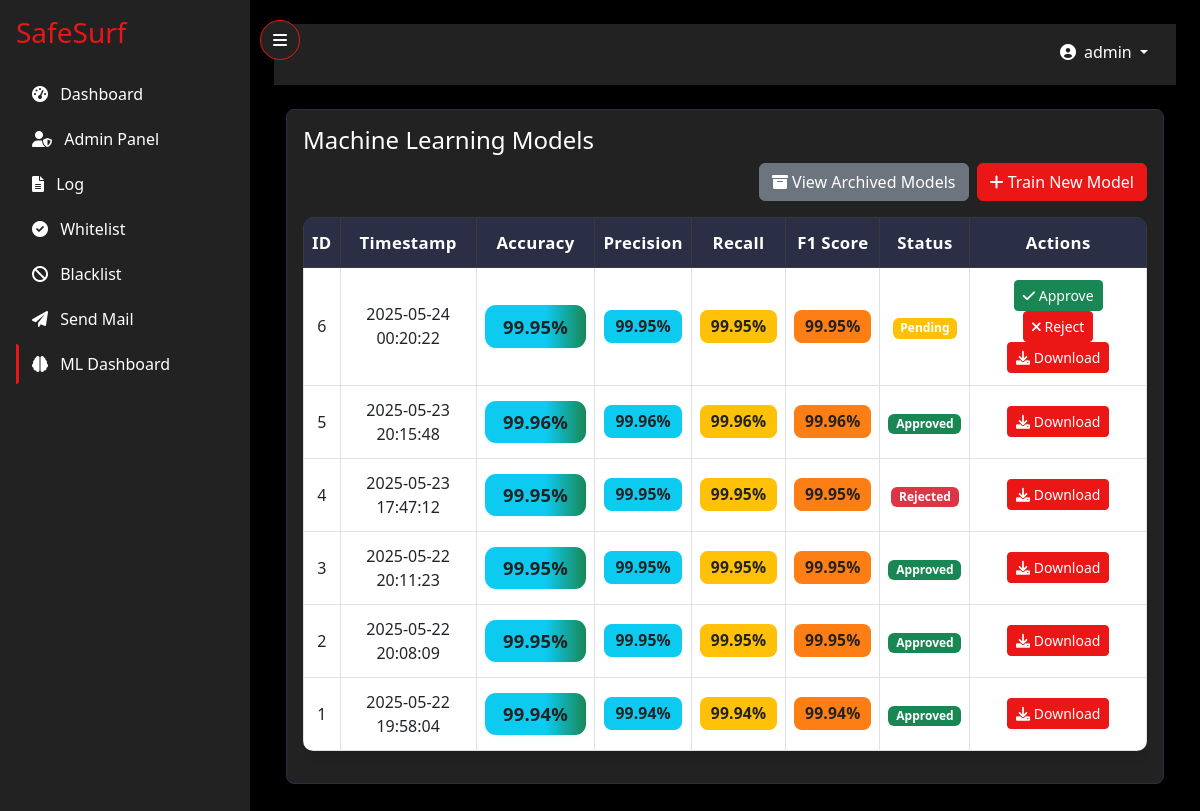
The app's page /ml/dashboard (signed in) with its own data.
### app.py (models this page shows, shortened)
class User(UserMixin, db.Model):
    __tablename__ = 'users'  # Explicitly set table name
    id = db.Column(db.Integer, primary_key=True)
    username = db.Column(db.String(80), unique=True, nullable=False)
    email = db.Column(db.String(120), unique=True, nullable=False)
    password_hash = db.Column(db.String(120))
    is_admin = db.Column(db.Boolean, default=False)
    created_at = db.Column(db.DateTime, default=datetime.utcnow)
    last_login = db.Column(db.DateTime, nullable=True)

class MLModel(db.Model):
    __tablename__ = 'ml_models'  # Explicitly set table name
    id = db.Column(db.Integer, primary_key=True)
    model_path = db.Column(db.String(200), nullable=False)
    accuracy = db.Column(db.Float, nullable=False)
    timestamp = db.Column(db.DateTime, default=datetime.utcnow)
    status = db.Column(db.String(20), default='pending')  # pending, approved, rejected
    metrics = db.Column(db.Text)  # Store classification report as JSON

### app.py (the view)
@app.route('/ml/dashboard')
@login_required
def ml_dashboard():
    if not current_user.is_admin:
        flash('Access denied. Admin privileges required.')
        return redirect(url_for('dashboard'))
    models = MLModel.query.order_by(MLModel.timestamp.desc()).all()
    for model in models:
        try:
            model.metrics_dict = json.loads(model.metrics) if model.metrics else {}
        except Exception:
            model.metrics_dict = {}
    return render_template('ml_dashboard.html', models=models)

### app.py (called while the page is built)
@login_manager.user_loader
def load_user(user_id):
    return User.query.get(int(user_id))

### templates/ml_dashboard.html (shortened to what this page needs)
{% extends "base.html" %}
{% block content %}
<div class="container-fluid">
    <div class="row mb-4">
        <div class="col-12">
            <div class="card">
                <div class="card-body">
                    <h4 class="card-title">Machine Learning Models</h4>
                    <div class="d-flex justify-content-end mb-3">
                        <a href="{{ url_for('archived_models') }}" class="btn btn-secondary me-2">
                            <i class="fas fa-archive"></i> View Archived Models
                        </a>
                        <a href="{{ url_for('train_model') }}" class="btn btn-primary">
                            <i class="fas fa-plus"></i> Train New Model
                        </a>
                    </div>
                    <div class="table-responsive">
                        <table class="table table-bordered table-hover table-ml align-middle">
                            <thead class="table-dark">
                                <tr>
                                    <th>ID</th>
                                    <th>Timestamp</th>
                                    <th>Accuracy</th>
                                    <th title="Macro Average Precision">Precision</th>
                                    <th title="Macro Average Recall">Recall</th>
                                    <th title="Macro Average F1 Score">F1 Score</th>
                                    <th>Status</th>
                                    <th>Actions</th>
                                </tr>
                            </thead>
                            <tbody>
                                {% for model in models %}
                                {% set metrics_dict = model.metrics_dict %}
                                <tr>
                                    <td>{{ model.id }}</td>
                                    <td>{{ model.timestamp.strftime('%Y-%m-%d %H:%M:%S') }}</td>
                                    <td><span class="accuracy-badge">{{ "%.2f"|format(model.accuracy * 100) }}%</span></td>
                                    <td>
                                        {% if metrics_dict.get('macro avg') %}
                                            <span class="metric-badge metric-badge-precision" title="Precision">{{ "%.2f"|format(metrics_dict['macro avg'].get('precision', 0) * 100) }}%</span>
                                        {% else %}-{% endif %}
                                    </td>
                                    <td>
                                        {% if metrics_dict.get('macro avg') %}
                                            <span class="metric-badge metric-badge-recall" title="Recall">{{ "%.2f"|format(metrics_dict['macro avg'].get('recall', 0) * 100) }}%</span>
                                        {% else %}-{% endif %}
                                    </td>
                                    <td>
                                        {% if metrics_dict.get('macro avg') %}
                                            <span class="metric-badge metric-badge-f1" title="F1 Score">{{ "%.2f"|format(metrics_dict['macro avg'].get('f1-score', 0) * 100) }}%</span>
                                        {% else %}-{% endif %}
                                    </td>
                                    <td>
                                        {% if model.status == 'pending' %}
                                            <span class="badge bg-warning">Pending</span>
                                        {% elif model.status == 'approved' %}
                                            <span class="badge bg-success">Approved</span>
                                        {% else %}
                                            <span class="badge bg-danger">Rejected</span>
                                        {% endif %}
                                    </td>
                                    <td>
                                        {% if model.status == 'pending' %}
                                            <a href="{{ url_for('approve_model', model_id=model.id) }}" class="btn btn-success btn-sm">
                                                <i class="fas fa-check"></i> Approve
                                            </a>
                                            <a href="{{ url_for('reject_model', model_id=model.id) }}" class="btn btn-danger btn-sm">
                                                <i class="fas fa-times"></i> Reject
                                            </a>
                                        {% endif %}
                                        <a href="{{ url_for('download_model', model_id=model.id) }}" class="btn btn-primary btn-sm">
                                            <i class="fas fa-download"></i> Download
                                        </a>
                                    </td>
                                </tr>
                                {% endfor %}
                            </tbody>
                        </table>
                    </div>
                </div>
            </div>
        </div>
    </div>
</div>
{% endblock %}

### templates/base.html (shortened to what this page needs)
<!DOCTYPE html>
<html lang="en">
<head>
    <link href="https://cdn.jsdelivr.net/npm/bootstrap@5.3.0/dist/css/bootstrap.min.css" rel="stylesheet">
    <link href="https://cdnjs.cloudflare.com/ajax/libs/font-awesome/6.0.0/css/all.min.css" rel="stylesheet">
</head>
<body class="{% if request.endpoint in ['login', 'register'] %}auth-page{% endif %}">
    {% if not request.endpoint in ['login', 'register'] %}
    <button class="toggle-sidebar-btn" onclick="toggleSidebar()" title="Toggle Sidebar">
        <i class="fas fa-bars"></i>
    </button>
    {% endif %}
    <div class="sidebar">
        <a href="{{ url_for('index') }}" class="navbar-brand d-flex align-items-center mb-4">
            <h3 class="mb-0">SafeSurf</h3>
        </a>
        <nav class="nav flex-column">
            <a class="nav-link {% if request.endpoint == 'dashboard' %}active{% endif %}" href="{{ url_for('dashboard') }}">
                <i class="fas fa-tachometer-alt me-2"></i> Dashboard
            </a>
            {% if current_user.is_admin %}
            <a class="nav-link {% if request.endpoint == 'admin' %}active{% endif %}" href="{{ url_for('admin') }}">
                <i class="fas fa-user-shield me-2"></i> Admin Panel
            </a>
            {% endif %}
            <a class="nav-link {% if request.endpoint == 'log' %}active{% endif %}" href="{{ url_for('log') }}">
                <i class="fas fa-file-alt me-2"></i> Log
            </a>
            {% if current_user.is_admin %}
            <a class="nav-link {% if request.endpoint == 'whitelist' %}active{% endif %}" href="{{ url_for('whitelist') }}">
                <i class="fas fa-check-circle me-2"></i> Whitelist
            </a>
            {% endif %}
            {% if current_user.is_admin %}
            <a class="nav-link {% if request.endpoint == 'blacklist' %}active{% endif %}" href="{{ url_for('view_blacklist') }}">
                <i class="fas fa-ban me-2"></i> Blacklist
            </a>
            {% endif %}
            <a class="nav-link {% if request.endpoint == 'send_mail' %}active{% endif %}" href="{{ url_for('send_mail') }}">
                <i class="fas fa-paper-plane me-2"></i> Send Mail
            </a>
            {% if current_user.is_admin %}
            <a class="nav-link {% if request.endpoint == 'ml_dashboard' %}active{% endif %}" href="{{ url_for('ml_dashboard') }}">
                <i class="fas fa-brain me-2"></i> ML Dashboard
            </a>
            {% endif %}
        </nav>
    </div>
    <div class="content {% if request.endpoint == 'log' %}log-bg{% elif request.endpoint == 'send_mail' %}send-mail-bg{% elif request.endpoint == 'whitelist' %}whitelist-bg{% endif %}">
        <nav class="navbar navbar-expand-lg mb-4">
            <div class="container-fluid">
                <div class="ms-auto">
                    <div class="dropdown">
                        <button class="btn btn-link nav-link dropdown-toggle text-white" type="button" id="userDropdown" data-bs-toggle="dropdown" aria-expanded="false" style="text-decoration: none;">
                            <i class="fas fa-user-circle me-2"></i>{{ current_user.username }}
                        </button>
                    </div>
                </div>
            </div>
        </nav>
        {% block content %}{% endblock %}
    </div>
</body>
</html>

### templates/base.html (style rules this page uses)
:root { --dark: #000000; --dark-800: #191C24; --dark-700: #222222; --dark-600: #2A2F45; --primary: #EB1616; --light: #6C7293; --text-light: #FFFFFF; --danger: #EB1616; --gradient-1: linear-gradient(135deg, rgba(235, 22, 22, 0.05), transparent); --gradient-2: linear-gradient(45deg, rgba(235, 22, 22, 0.03), transparent); }
body { background: var(--dark); color: var(--text-light); min-height: 100vh; transition: all 0.3s; position: relative; }
.sidebar { position: fixed; top: 0; left: 0; bottom: 0; width: 250px; padding: 1rem; background: var(--dark-700); transition: all 0.3s ease; z-index: 1000; }
.content { margin-left: 250px; padding: 1.5rem; min-height: 100vh; transition: all 0.3s ease; position: relative; overflow: hidden; background: var(--dark); }
.content::before { content: ''; position: fixed; top: 0; left: 0; right: 0; bottom: 0; z-index: -2; background: radial-gradient(circle at 0% 0%, rgba(235, 22, 22, 0.03) 0%, transparent 50%), radial-gradient(circle at 100% 100%, rgba(235, 22, 22, 0.03) 0%, transparent 50%); opacity: 0.7; }
.toggle-sidebar-btn { position: fixed; left: 260px; top: 20px; z-index: 1001; transition: all 0.3s ease; background: var(--dark-700); border: 1px solid var(--primary); color: var(--text-light); padding: 0.5rem; border-radius: 50%; width: 40px; height: 40px; display: flex; align-items: center; justify-content: center; cursor: pointer; }
.navbar { background-color: var(--dark-700) !important; }
.card { background-color: var(--dark-700); border: none; border-radius: 8px; box-shadow: 0 4px 6px rgba(0, 0, 0, 0.1); transition: transform 0.2s ease, box-shadow 0.2s ease; position: relative; overflow: hidden; color: var(--text-light); }
.card::after { content: ''; position: absolute; top: 0; left: 0; right: 0; height: 2px; background: linear-gradient(90deg, transparent, var(--primary), transparent); opacity: 0; transition: opacity 0.3s ease; }
.nav-link { position: relative; transition: all 0.3s ease; border-radius: 6px; margin-bottom: 5px; color: var(--text-light) !important; padding: 0.5rem 1rem; }
.nav-link::before { content: ''; position: absolute; left: 0; top: 0; height: 100%; width: 3px; background: var(--primary); transform: scaleY(0); transition: transform 0.2s ease; border-radius: 0 3px 3px 0; }
.nav-link:hover::before, .nav-link.active::before { transform: scaleY(1); }
.navbar-brand { color: var(--primary) !important; font-weight: bold; }
.btn-primary { background-color: var(--primary); border-color: var(--primary); }
.table { color: var(--text-light); }
.card-title, .card-header { color: var(--text-light); }
.btn-danger { background-color: var(--danger); border-color: var(--danger); }

### templates/ml_dashboard.html (style rules this page uses)
.card { transition: none !important; position: relative; z-index: 1; background: var(--dark-700); border: 1px solid var(--dark-600); }
.btn { cursor: pointer !important; }
.table { position: relative; z-index: 1; }
.table td, .table th { position: relative; z-index: 1; }
.table-ml { background: var(--dark-800); border-radius: 10px; overflow: hidden; box-shadow: 0 2px 12px rgba(0,0,0,0.12); }
.table-ml thead th { position: sticky; top: 0; background: var(--dark-600); color: #fff; z-index: 2; font-size: 1.05rem; letter-spacing: 0.02em; }
.table-ml tbody tr:nth-child(even) { background: var(--dark-700); }
.table-ml td, .table-ml th { vertical-align: middle; text-align: center; padding: 0.75rem 0.5rem; }
.metric-badge { font-size: 0.98em; padding: 0.35em 0.7em; border-radius: 0.5em; font-weight: 600; letter-spacing: 0.01em; }
.metric-badge-precision { background: #0dcaf0; color: #222; }
.metric-badge-recall { background: #ffc107; color: #222; }
.metric-badge-f1 { background: #fd7e14; color: #222; }
.accuracy-badge { font-size: 1.15em; font-weight: bold; padding: 0.4em 1em; border-radius: 0.6em; background: linear-gradient(90deg, #0dcaf0 60%, #198754 100%); color: #222; box-shadow: 0 1px 4px rgba(13,202,240,0.10); letter-spacing: 0.01em; display: inline-block; }

### records on screen
User: username "admin"
MLModel: id "6", timestamp "2025-05-24 00:20:22", model.accuracy*100 "99.95", value "99.95", status "Pending"
MLModel: id "5", timestamp "2025-05-23 20:15:48", model.accuracy*100 "99.96", value "99.96", status "Approved"
MLModel: id "4", timestamp "2025-05-23 17:47:12", model.accuracy*100 "99.95", value "99.95", status "Rejected"
MLModel: id "3", timestamp "2025-05-22 20:11:23", model.accuracy*100 "99.95", value "99.95", status "Approved"
MLModel: id "2", timestamp "2025-05-22 20:08:09", model.accuracy*100 "99.95", value "99.95", status "Approved"
MLModel: id "1", timestamp "2025-05-22 19:58:04", model.accuracy*100 "99.94", value "99.94", status "Approved"
